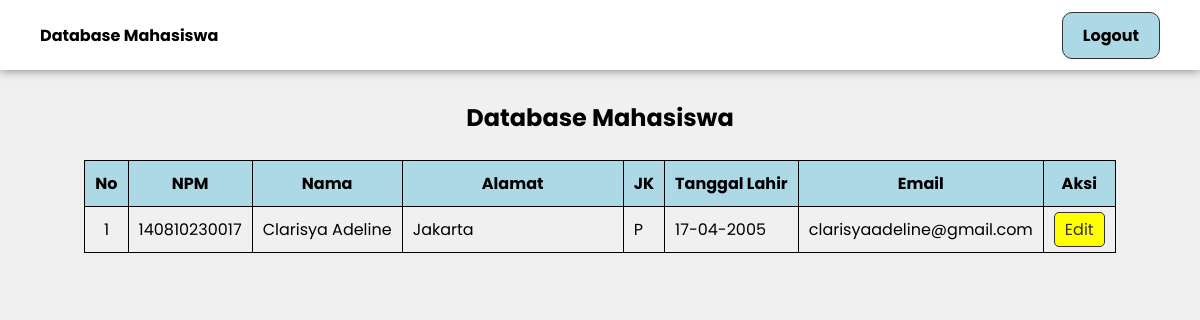
/tampil_data.php (signed in), run on the app's committed database.
### tables this page shows
CREATE TABLE `identitas` (
  `npm` varchar(12) NOT NULL,
  `nama` varchar(100) NOT NULL,
  `alamat` varchar(255) NOT NULL,
  `jk` char(1) NOT NULL,
  `tgl_lhr` date NOT NULL,
  `email` varchar(50) NOT NULL
);

### tampil_data.php (the view, shortened to what this page needs)
<?php
    include "koneksi.php";
    $npm    = $_SESSION["npm"];
    $level  = $_SESSION["level"];
    if($level == ''){
        header("location:index.php");
    }
    elseif($level == '1'){
        $sql = "SELECT * FROM identitas WHERE npm = '$npm'";
    }
    elseif($level == '2'){
        $sql = "SELECT * FROM identitas";
    }
?>
<!DOCTYPE html>
<html lang="en">
<head>
    <link rel="stylesheet" href="style.css">
</head>
<body>
    <header>
        <nav>
            <ul class="nav_links">
                <li><strong>Database Mahasiswa</strong></li>
                <li id="login"><a href="logout.php" onclick="return confirm('Apakah Anda yakin ingin logout?');">Logout</a></li>
            </ul>
        </nav>
    </header>
    <section>
        <div class="container">
            <?php
                $result = $conn->query($sql);
            ?>
            <h1>Database Mahasiswa</h1>
            <table>
                <thead>
                    <tr>
                        <th>No</th>
                        <th>NPM</th>
                        <th>Nama</th>
                        <th>Alamat</th>
                        <th>JK</th>
                        <th>Tanggal Lahir</th>
                        <th>Email</th>
                        <th>Aksi</th>
                    </tr>
                </thead>
                <tbody>
                    <?php
                        if($result->num_rows > 0){
                            $no = 1;
                            while($row = $result->fetch_assoc()){
                                $tgl = date('d-m-Y',strtotime($row['tgl_lhr']));
                    ?>
                    <tr>
                        <td><?php echo $no++; ?></td>
                        <td><?php echo $row['npm']; ?></td>
                        <td><?php echo $row['nama']; ?></td>
                        <td><?php echo $row['alamat']; ?></td>
                        <td><?php echo $row['jk']; ?></td>
                        <td><?php echo $tgl; ?></td>
                        <td><?php echo $row['email']; ?></td>
                        <td>
                            <a class="edit" href="edit.php?npm=<?php echo $row['npm']; ?>">Edit</a>
                        </td>
                    </tr>
                    <?php
                        }
                    }
                    else{
                        echo "0 results";
                    }
                    ?>
                </tbody>
            </table>
        </div>
    </section>
</body>
</html>

### style.css (style rules this page uses)
* { margin: 0; font-family: Poppins; }
body { background-color: #f0f0f0; min-height: 100vh; display: flex; flex-direction: column; }
header { display: flex; }
.nav_links { display: flex; list-style: none; }
.nav_links { list-style-type: none; margin: 0; padding: 0; overflow: hidden; align-items: center; background-color: #ffffff; box-shadow: 0 0 10px rgba(0, 0, 0, 0.5); position: fixed; top: 0; width: 100%; z-index: 9999; height: 70px; }
.nav_links li { float: left; margin-left: 40px; }
.nav_links li a { display: block; color: black; text-align: center; font-weight: bold; padding: 20px 16px; text-decoration: none; transition: 0.3s; }
.nav_links #login { margin-left: auto; margin-right: 40px; }
.nav_links #login a { background-color: lightblue; border-radius: 10px; padding: 10px 20px; transition: 0.3s; }
.container { display: flex; justify-content: center; align-items: center; flex-direction: column; margin-top: 100px; }
.container h1 { margin-bottom: 25px; }
table { border-collapse: collapse; margin-bottom: 15px; }
th, td { padding: 10px; border: 1px solid black; }
a { text-decoration: none; color: #333; padding: 5px 10px; border: 1px solid #333; border-radius: 5px; transition: 0.3s; }
.edit { background-color: yellow; }
td:first-child { text-align: center; }
thead tr:first-child { background-color: lightblue; }
td:nth-child(4) { width: 200px; }

### data on the page
identitas: npm "140810230017", nama "Clarisya Adeline", alamat "Jakarta", jk "P", tgl_lhr "17-04-2005", email "clarisyaadeline@gmail.com"
